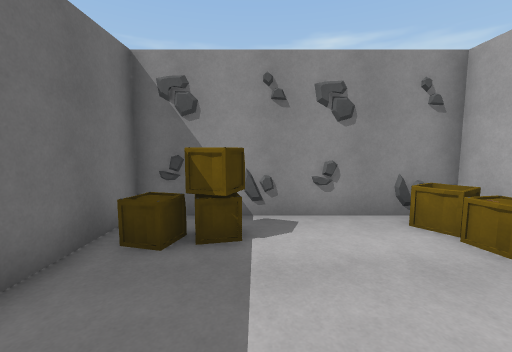
[1] (above)

16 first-person views from a walk through a scene from a Unity 3-D project. The camera is 1.5 m above the floor, tilts 6° down and sees 90° across. The floor is counted in squares, 1 m on a side. Each view is taken from the middle of a square. On the plan, view 1 faces up. The plan holds only what a view shows up to about 13 squares ahead; the rest is blank. The player character is not drawn. Some animated figures are not drawn.

[2]
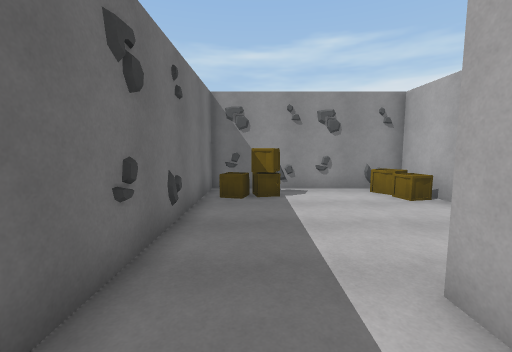

[3]
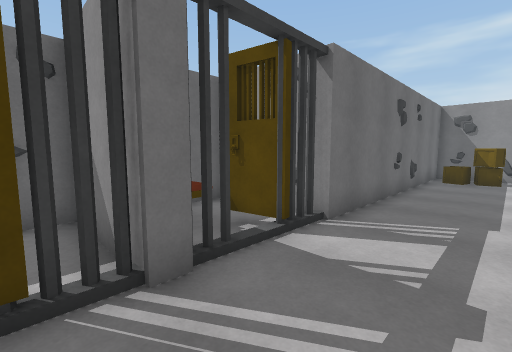

[4]
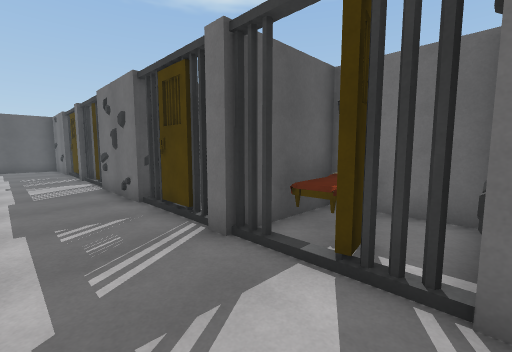

[5]
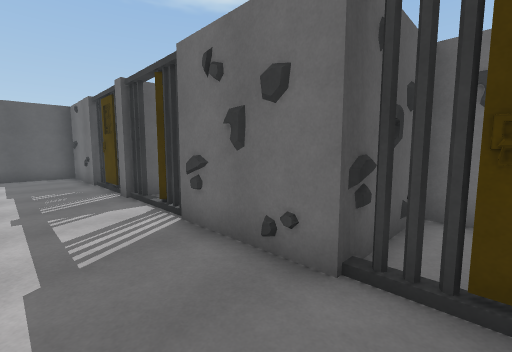

[6]
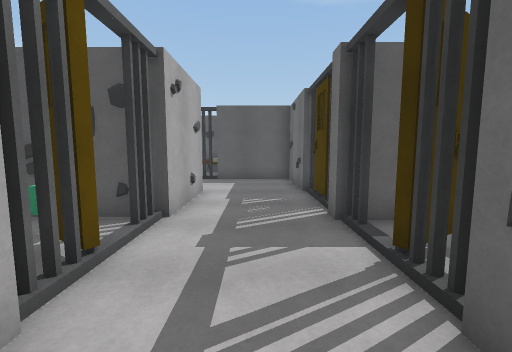

[7]
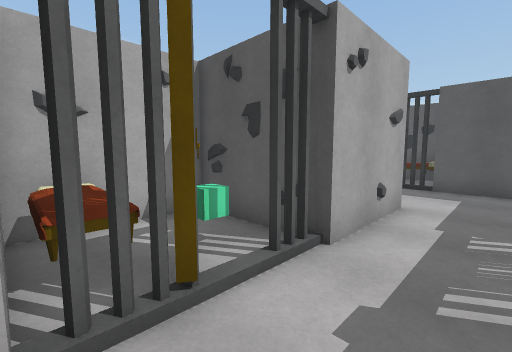

[8]
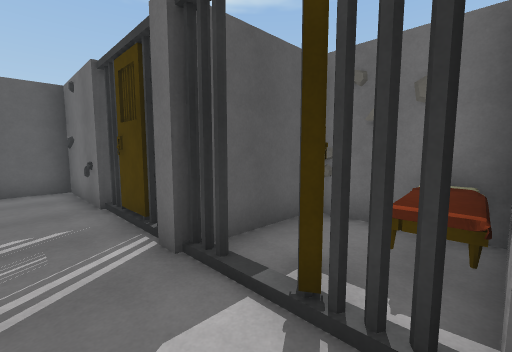

[9]
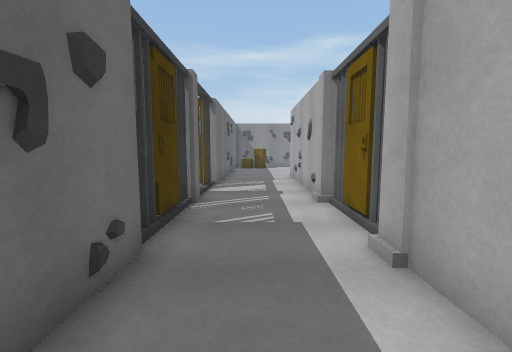

[10]
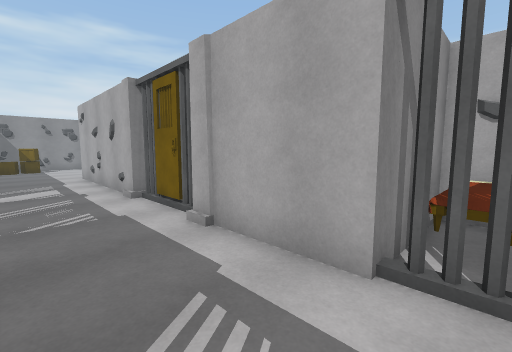

[11]
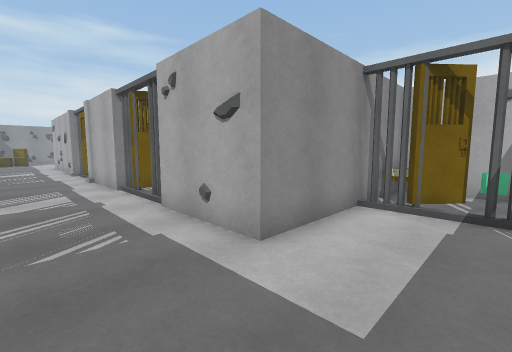

[12]
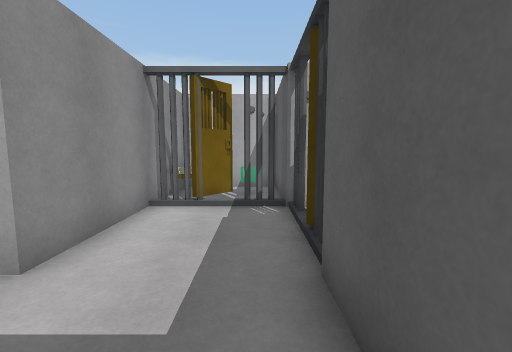

[13]
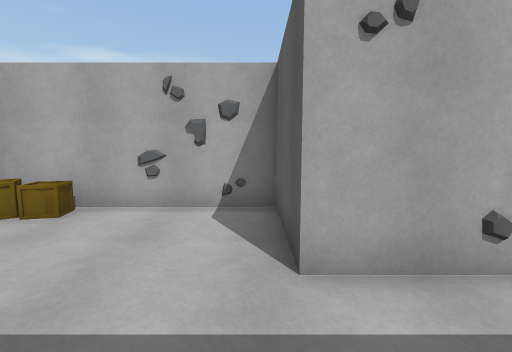

[14]
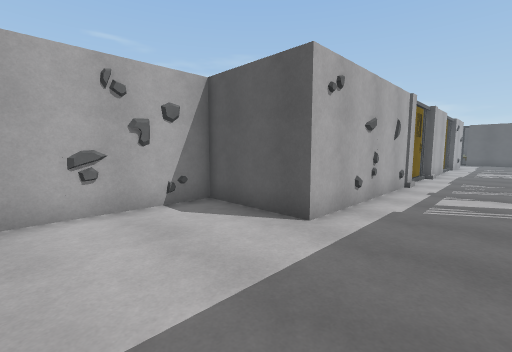

[15]
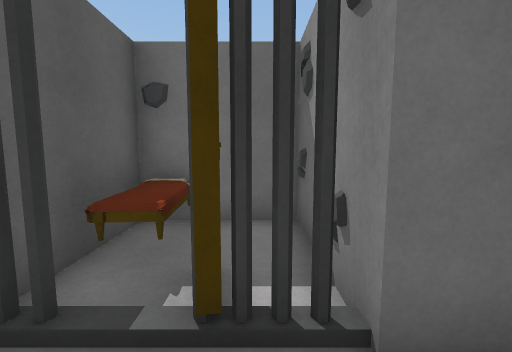

[16]
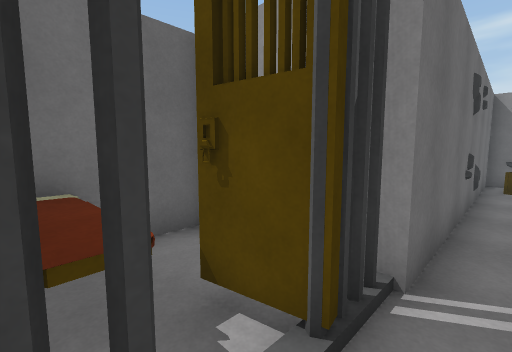

### Floor plan
Points are (right, up) in squares from view 1. A wall is a line through its corners. A room is listed if a view was taken in it or the views show most of it. See-through windows are left out.
Room 1 (views 1, 2, 3, 4, 5, 6, 7, 8, 9, 10, 11, 12, 13, 14, 15, 16)
walls: (0.9, -9) (0.9, -1.5) (4.5, -1.5) (4.5, 5.7) (-2.7, 5.7) (-2.7, -5.1); (0.9, -11.2) (0.9, -9.9); (-2.9, -9) (-2.9, -12.1); (-2.9, -7.6) (-2.9, -8.4); (-3.3, -8.4) (-2.7, -8.4) (-2.7, -9); (1.1, -12.3) (1.1, -9); (-2.7, -12.3) (-2.7, -16); (-2.9, -5.4) (-2.9, -6.5) (-3.5, -6.6); (0.9, -16) (0.9, -12.3); (-2.9, -16.3) (-2.9, -17.4); (1.1, -16.8) (1.1, -16.3); (1.1, -17.3) (1.1, -16.9); (-2.9, -18.8) (-2.9, -19.3); (1.1, -19.3) (1.1, -18.5); (-2.7, -19.3) (-2.7, -19.9); (-2.9, -20.3) (-2.9, -22.9); (-2.7, -23.1) (-2.7, -26.8) (1, -26.8); (5.5, -23.2) (0.9, -23.2) (0.9, -19.6); (5.6, -25.3) (4.7, -24.5) (4.7, -23.7); (4.7, -26.5) (4.7, -26)
low walls: (0.7, -12.9) (0.7, -12.3)
ways out: opening at (1, -18) to room 2; opening at (-3, -7) to room 3; gap at (-3, -10) to room 4; gap at (-4, -18) to room 5
objects: crate (-2, 4); crate (-1, 4); crate (-1, 4) to (0, 5); crate (3, 3) to (4, 4); crate (3, 5) to (4, 5)
Room 2 (no view inside)
walls: (1.5, -17.6) (1.1, -17.3); (0.9, -19.6) (4.5, -19.6) (4.5, -16) (0.9, -16)
ways out: opening at (1, -18) to room 1
objects: cube (2, -19) to (3, -18); bed (2, -17) to (4, -17)
Room 3 (no view inside)
walls: (-2.7, -5.1) (-6.3, -5.1) (-6.3, -8.4) (-5.4, -8.4)
ways out: opening at (-3, -7) to room 1
objects: bed (-6, -8) to (-4, -7)
Room 4 (no view inside)
walls: (-6.3, -8.9) (-6.3, -9.9); (-5.5, -12.3) (-2.7, -12.3); (-2.7, -9) (-4.8, -9)
ways out: gap at (-3, -10) to room 1
Room 5 (no view inside)
walls: (-4, -17.7) (-2.9, -17.1); (-6.3, -16) (-6.3, -19.1); (-5.8, -19.3) (-2.7, -19.3)
low walls: (-2.7, -16) (-6.3, -16)
ways out: gap at (-4, -18) to room 1
objects: bed (-5, -17) to (-4, -17)

Where each view was taken, in squares from view 1:
view 1: 0 up, 0 right, facing up
view 2: 4 down, 1 left, facing up
view 3: 10 down, 0 right, facing up-left
view 4: 5 down, 0 right, facing down-left
view 5: 11 down, 0 right, facing down-left
view 6: 14 down, 1 left, facing down
view 7: 16 down, 1 left, facing down-right
view 8: 16 down, 1 left, facing down-left
view 9: 16 down, 1 left, facing up
view 10: 17 down, 2 left, facing up-right
view 11: 26 down, 2 left, facing up-right
view 12: 26 down, 2 left, facing right
view 13: 1 down, 2 left, facing right
view 14: 3 up, 2 left, facing down-right
view 15: 6 down, 1 left, facing left
view 16: 8 down, 2 left, facing up-left
